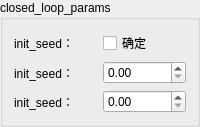
                 <widget class="QGroupBox" name="groupBox_9">
                  <property name="title">
                   <string>closed_loop_params</string>
                  </property>
                  <layout class="QGridLayout" name="gridLayout_9">
                   <item row="0" column="0">
                    <widget class="QLabel" name="label_56">
                     <property name="toolTip">
                      <string extracomment="初始种子值"/>
                     </property>
                     <property name="toolTipDuration">
                      <number>3</number>
                     </property>
                     <property name="text">
                      <string>init_seed：</string>
                     </property>
                    </widget>
                   </item>
                   <item row="0" column="1">
                    <widget class="QCheckBox" name="checkBoxTestClosedLoopDynamics">
                     <property name="text">
                      <string>确定</string>
                     </property>
                    </widget>
                   </item>
                   <item row="1" column="0">
                    <widget class="QLabel" name="label_57">
                     <property name="toolTip">
                      <string extracomment="初始种子值"/>
                     </property>
                     <property name="toolTipDuration">
                      <number>3</number>
                     </property>
                     <property name="text">
                      <string>init_seed：</string>
                     </property>
                    </widget>
                   </item>
                   <item row="1" column="1">
                    <widget class="QDoubleSpinBox" name="doubleSpinEndTime"/>
                   </item>
                   <item row="2" column="0">
                    <widget class="QLabel" name="label_58">
                     <property name="toolTip">
                      <string extracomment="初始种子值"/>
                     </property>
                     <property name="toolTipDuration">
                      <number>3</number>
                     </property>
                     <property name="text">
                      <string>init_seed：</string>
                     </property>
                    </widget>
                   </item>
                   <item row="2" column="1">
                    <widget class="QDoubleSpinBox" name="doubleSpinDt"/>
                   </item>
                  </layout>
                 </widget>
